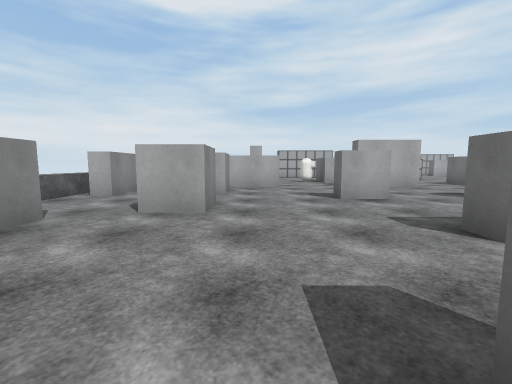
view 1 (above)

24 first-person views from a walk through a Unity game level. The camera is 1.4 m above the floor, tilts 6° down and sees 90° across. The floor is counted in squares, 2 m on a side. Each view is taken from the middle of a square. On the plan, view 1 faces up. The plan holds only what a view shows up to about 9 squares ahead; the rest is blank. Surface patterns are stand-ins for the level's own textures.

view 2
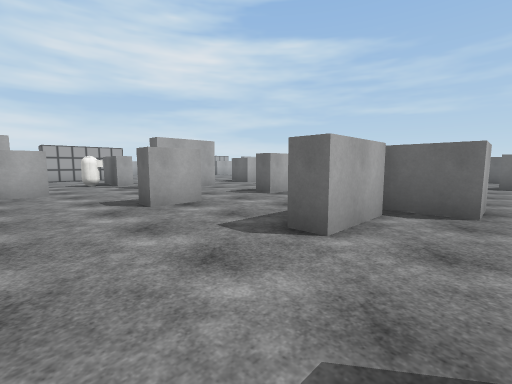

view 3
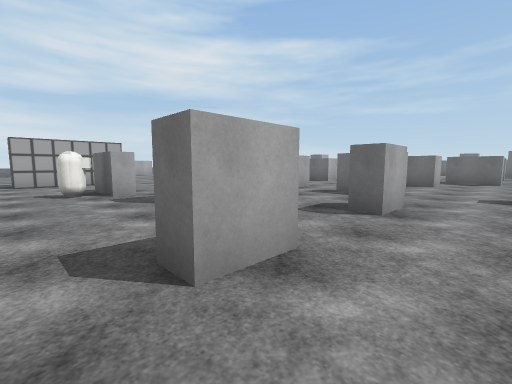

view 4
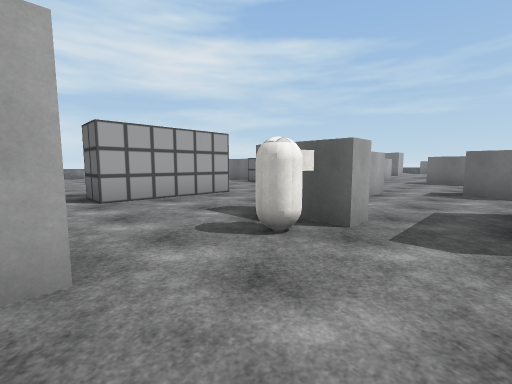

view 5
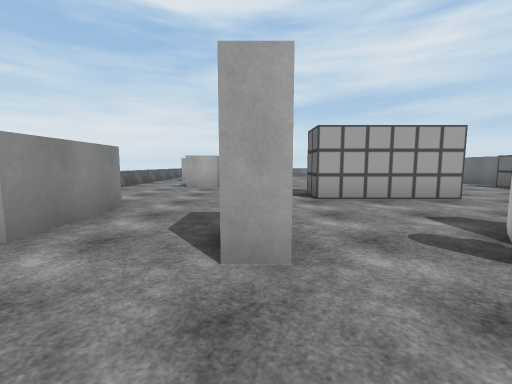

view 6
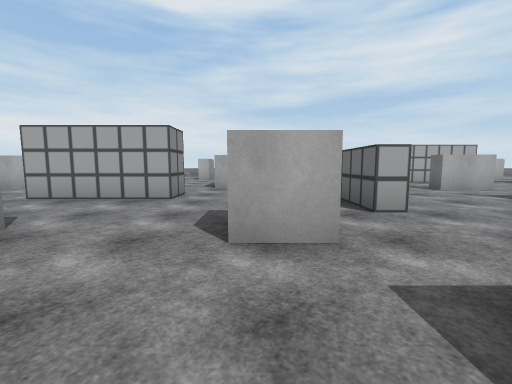

view 7
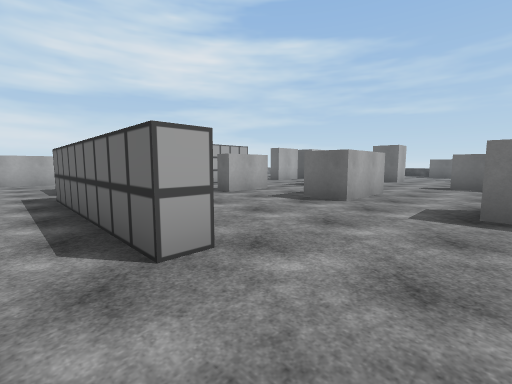

view 8
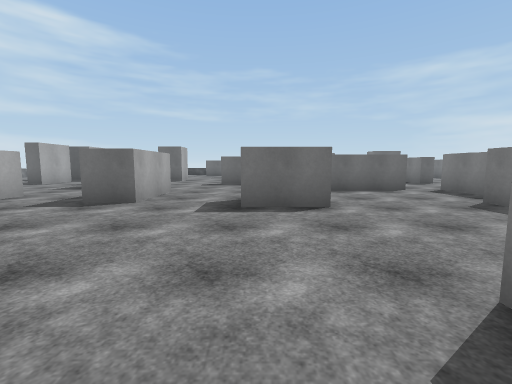

view 9
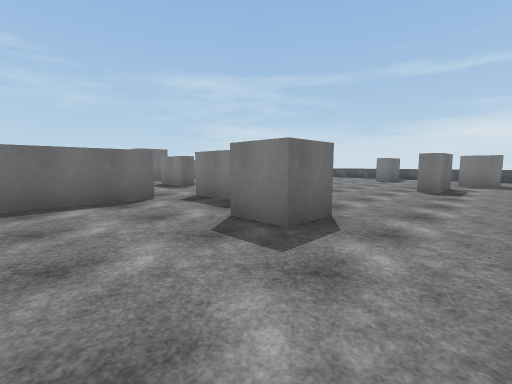

view 10
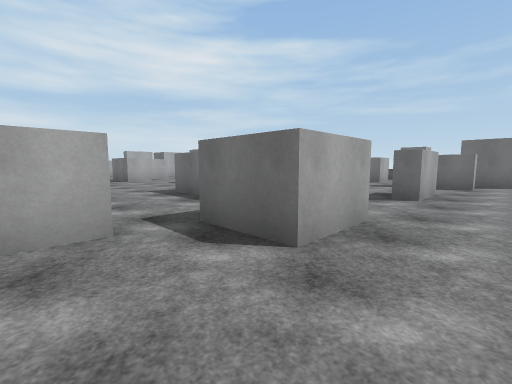

view 11
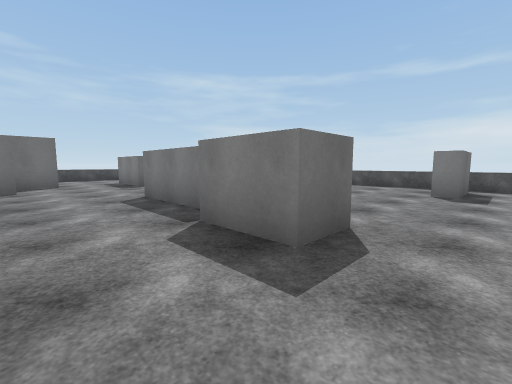

view 12
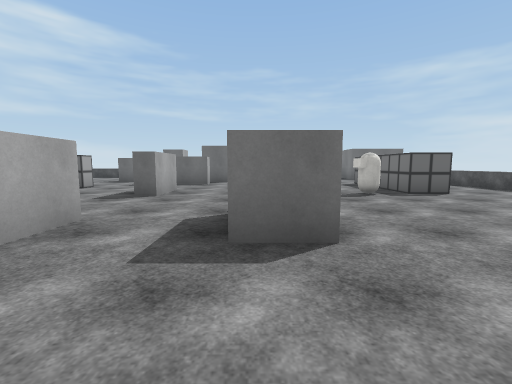

view 13
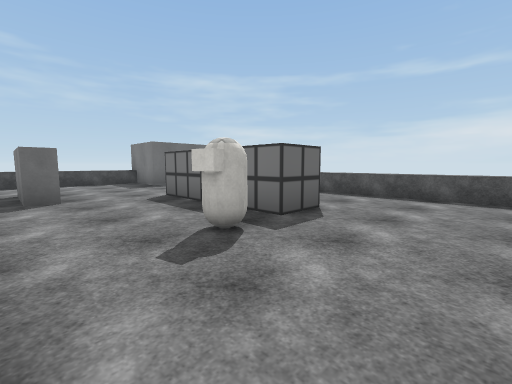

view 14
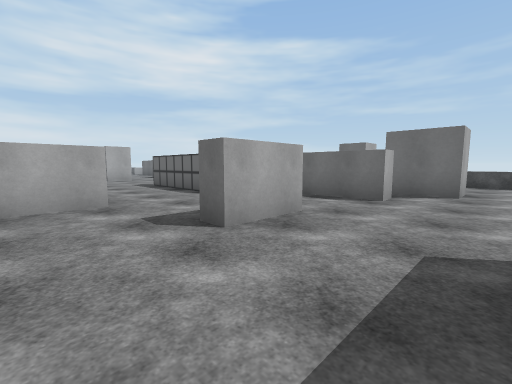

view 15
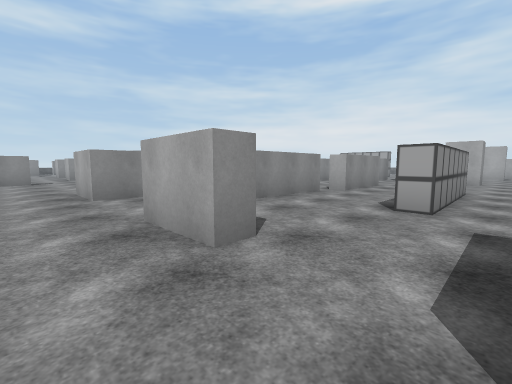

view 16
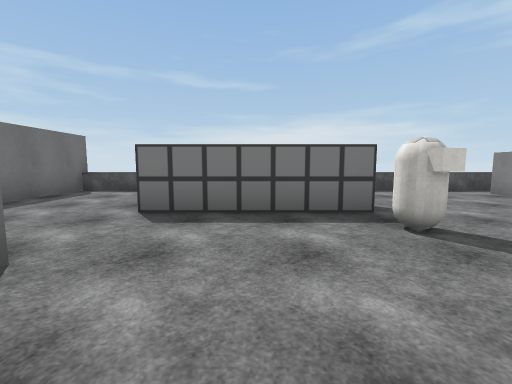

view 17
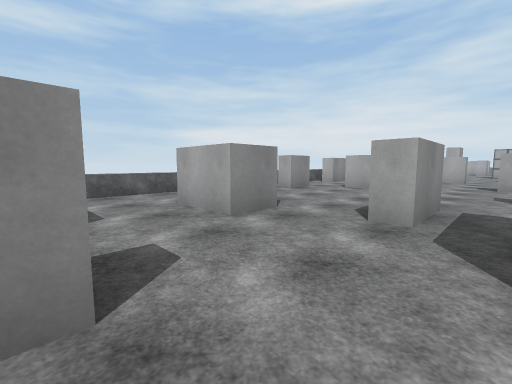

view 18
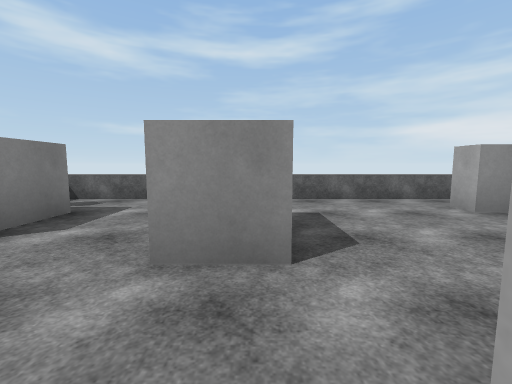

view 19
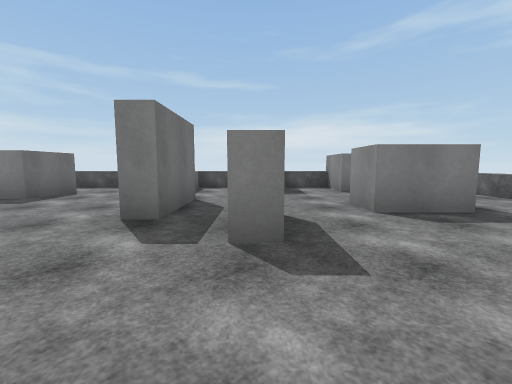

view 20
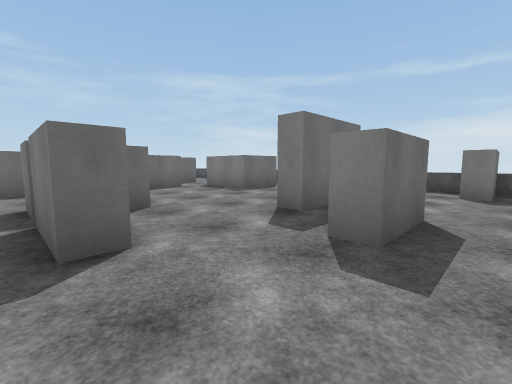

view 21
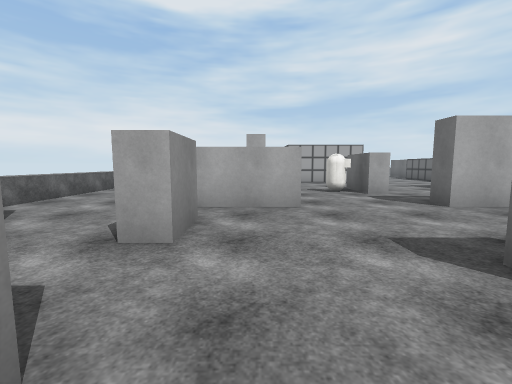

view 22
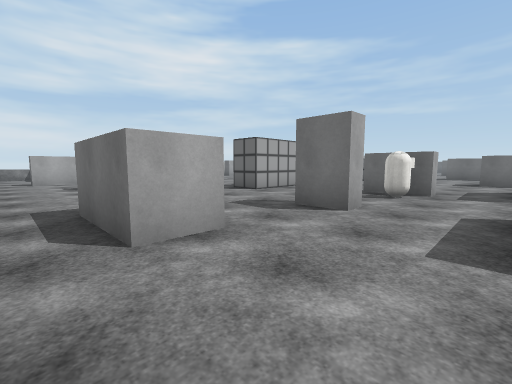

view 23
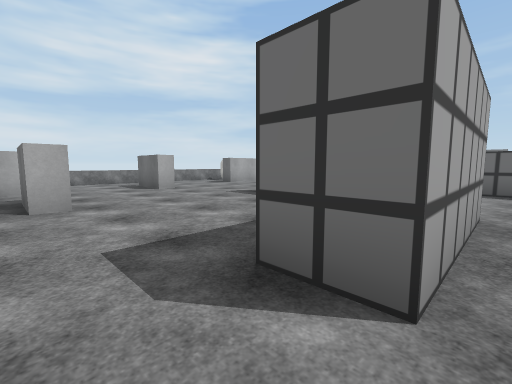

view 24
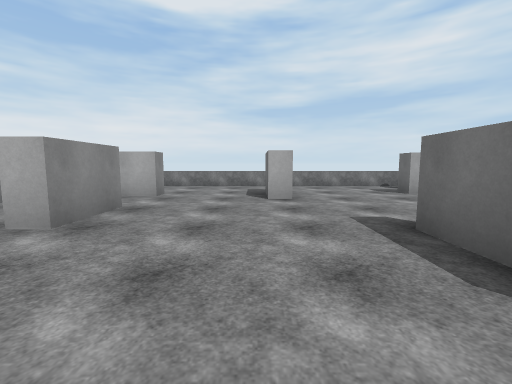

### Floor plan
Key: @ floor where view 1 was taken; # wall or solid block; . floor; ^ raised ledge; O other object.
Columns run from 5 left of view 1 to 26 right of it. Each row starts with its distance up from view 1.
 25      ^^^^^^^^^
 24      ........
 23       .......
 22      #...#..##
 21      .........
 20  .##..#.......
 19  ... .#.... ..
 18 ^..  .....# .#
 17 ^..#......# .#  .....
 16  ............# ..#..
 15  ......###...# ....     #.
 14  ............#...## ... ..
 13  .#..........#............
 12 ^.#........#..........#...
 11 ^....#.O#........#....#...
 10 ^................#...##.#.
  9 ^............#......##..#.
  8 ^...##...##.........##..#.
  7 ^.#.#........#......##....
  6 ^.#..........#..#.........
  5 ^......#..#.......##......#
  4  ...#.................##..##
  3 ^.#..........#.............#...^
  2 ^.......#.#   .....#...........^
  1 ^...............#....##........^
  0 ^....@#......#..#.........##...^
 -1 ^..##...#....#........O........^
 -2 ^.......#......# .....####.....
 -3 ^..........##    .#.....  ...#
 -4 ^..#..#.^ ..     .#......  ..#
 -5 ^^  ^^^^^ ^^^    ^^^^^^^^^ ^^#

Positions as (right, up) in squares from view 1, and headings:
1: (0, 0), facing up
2: (0, 1), facing up-right
3: (1, 4), facing up-right
4: (0, 9), facing up-right
5: (0, 9), facing up
6: (6, 9), facing up
7: (7, 11), facing up-right
8: (7, 11), facing right
9: (9, 9), facing down-right
10: (11, 3), facing up-right
11: (12, 4), facing down-right
12: (11, 2), facing right
13: (15, 1), facing down-right
14: (15, 2), facing up-right
15: (20, 3), facing up-left
16: (19, 2), facing down
17: (2, -4), facing up-left
18: (1, -1), facing left
19: (1, 3), facing down
20: (0, 3), facing down-right
21: (0, 4), facing up
22: (-4, 9), facing up-right
23: (0, 14), facing up-right
24: (3, 16), facing up
